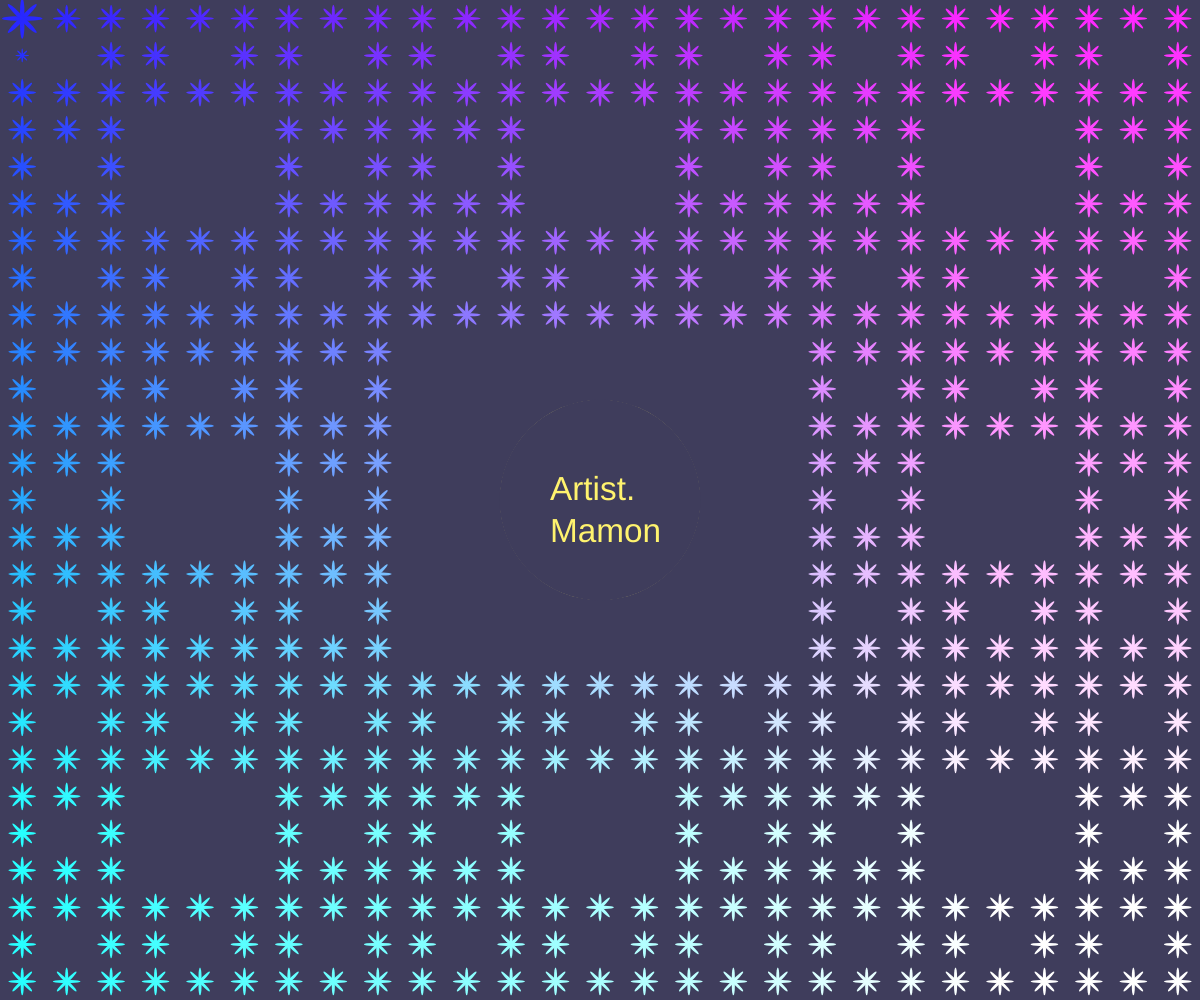
Frame 1 (no input)
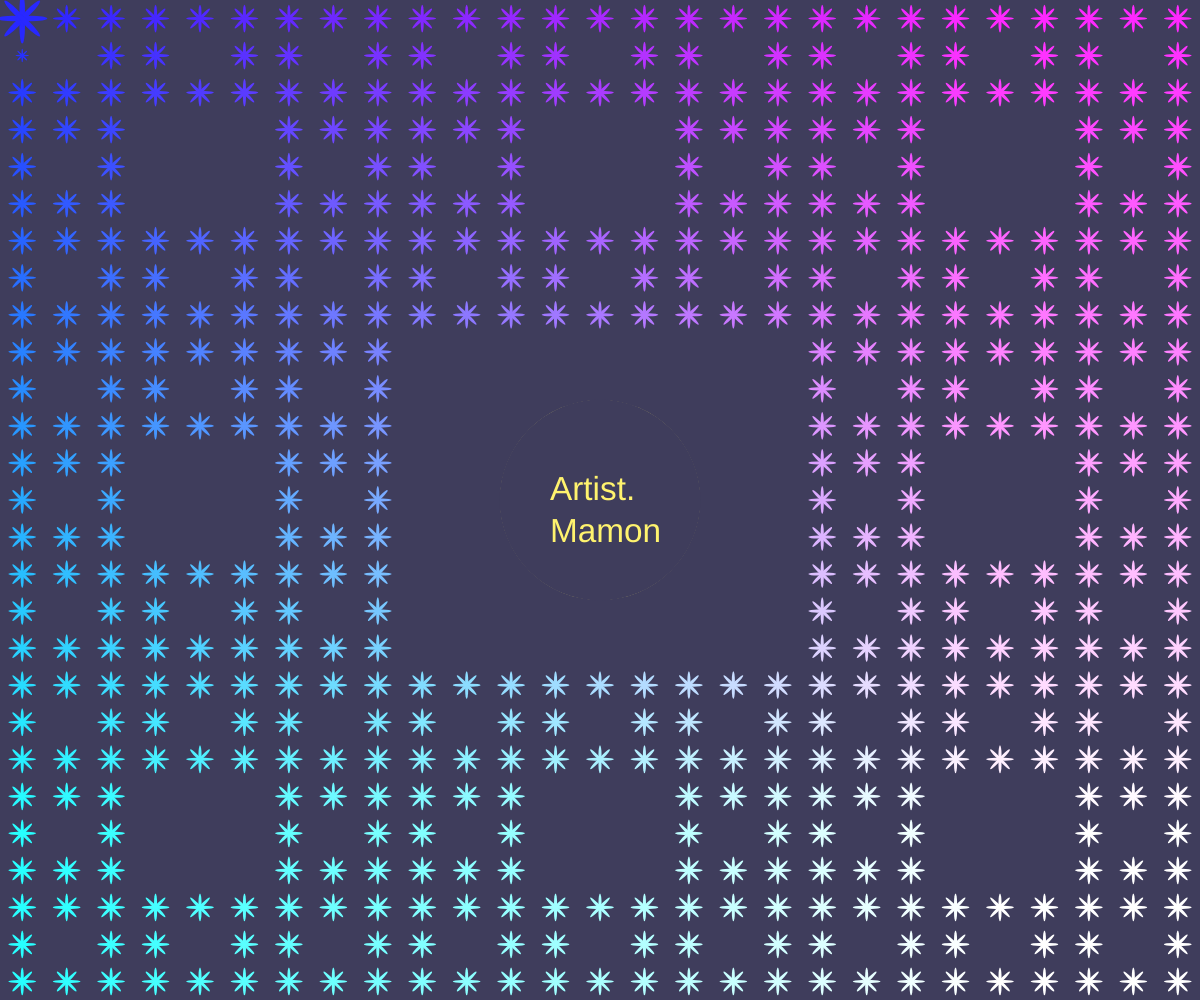
Frame 60 (no input)
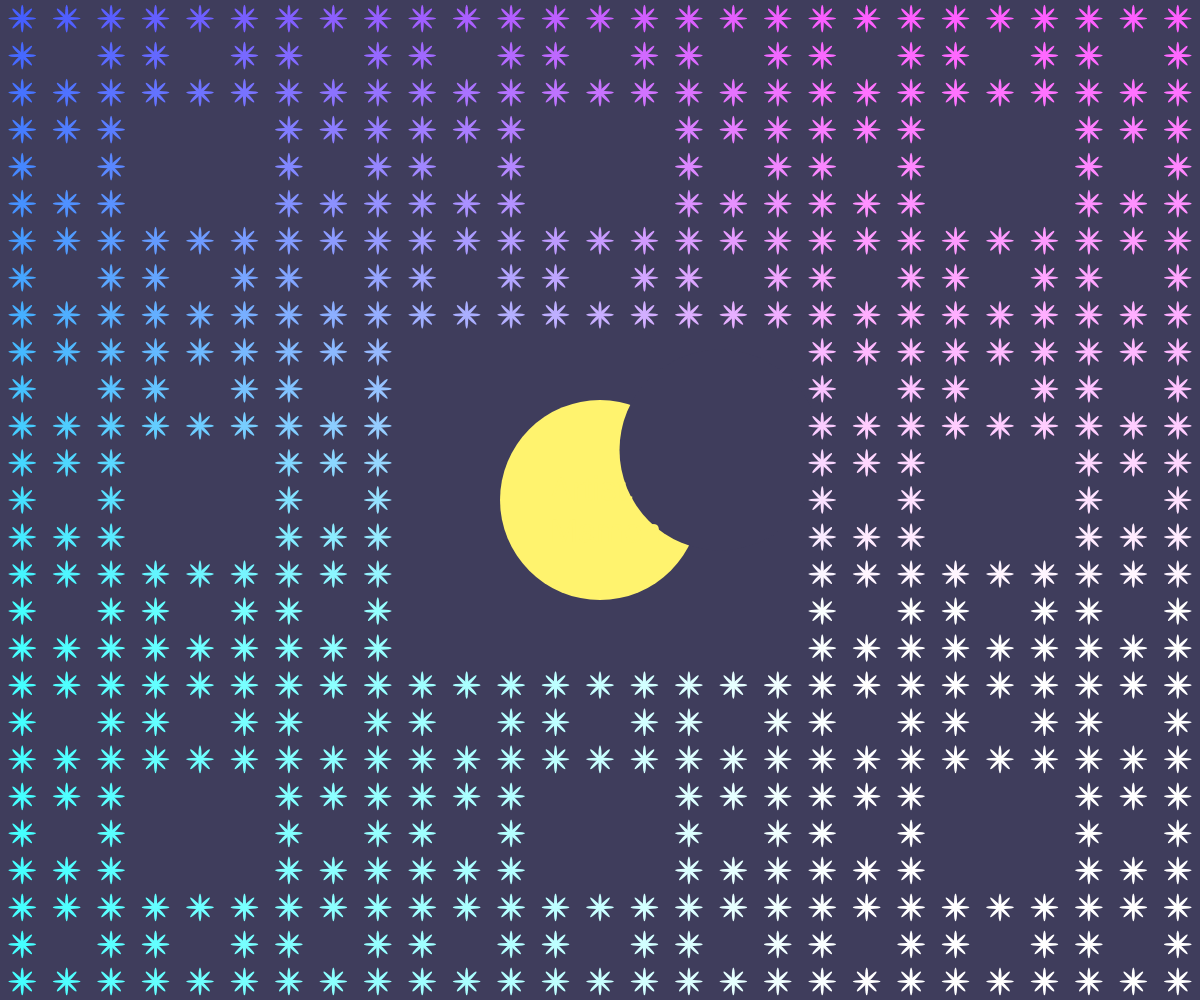
Frame 120 (the mouse pressed at the canvas centre since frame 60)

The p5.js sketch that drew these frames (run headless with seeded random() and noise() and a simulated clock; from frame 60 on, the mouse is pressed at the canvas centre):

// p5.js sketch
// ── sketch.js
/*size of fractal */
let numlist = [3, 9, 27, 81]; 
let numidx = 2;
let num;
/*color multiplication size for stars*/
let cdlist = [50, 30, 10, 3];
let cd;

/* width per a star */
let star_w;
let star_h;

/* map for star */
let starmap = [];

/* check that fractal size changed */
let updated = true;

let canvas_w;
let canvas_h;
let bg_color = [63, 61, 92];


function setup() {
  canvas_w = windowWidth;
  canvas_h = windowHeight;
  //full screen
  createCanvas(canvas_w, canvas_h);
  background(bg_color[0], bg_color[1], bg_color[2]);

  init(); //initializing starmap
  num = numlist[numidx];
  cd = cdlist[numidx];
}

function init() {
  //initialize starmap to 0
  for (let i = 0; i < 250; i++) {
    starmap.push([]);
    for (let j = 0; j < 250; j++) {
      starmap[i].push(0);
    }
  }
}


function draw() {
  
  let mx = mouseX;
  let my = mouseY;
  
  background(bg_color[0], bg_color[1], bg_color[2]);
  

  /* Fill Star Map*/
  if (updated) {
    
    for (let i = 0; i < 250; i++) {
      for (let j = 0; j < 250; j++) {
        starmap[i][j] = 0;
      }
    }
    cd = cdlist[numidx];
    fill_starmap(num, 0, 0);
    updated = false;
  }
  
  /*Drawing the moon*/
  push();
  draw_moon(canvas_w / 2, canvas_h / 2, min(canvas_w,canvas_h) / 5, min(canvas_h,canvas_w) / 5, (mx / canvas_w) * (canvas_w / 5) + canvas_w / 2, (canvas_h / 2) - (mx / canvas_w) * (canvas_h / 10))
  pop();
  
  /* Drawing the stars */
  draw_starmap(canvas_w / num, canvas_h / num, mx, my);
}

function fill_starmap(n, x, y) {
  
  /*
  Fill starmap following fractal shape.
  Create fractal using recursive
  */
  if (n === 1) {
    starmap[x][y] = 1;
    return;
  }

  let cur_size = n / 3;
  for (let i = 0; i < 3; i++) {
    for (let j = 0; j < 3; j++) {
      if (i !== 1 || j !== 1)
        fill_starmap(cur_size, x + (cur_size * i), y + (cur_size * j));
    }
  }

  return;
}

function draw_starmap(w, h, mx, my) {
  /*Draw stars using starmap*/
  fill(color(100, 100, 100));
  noStroke();
  
  //Check all element of starmap
  for (let i = 0; i < num; i++) {
    for (let j = 0; j < num; j++) {
      let x = i * w + w / 2;
      let y = j * h + h / 2;
      // If starmap[i][j] is 1, draw star
      if (starmap[i][j] === 1) {
          let c = [map(my,0,canvas_h,40,100)+i*cd,map(my,0,canvas_h,40,150)+j*cd,255];
        
          fill(c[0], c[1], c[2]);
          if (dist(x, y, mx, my) < 60) {
            draw_star(x, y, random(2, min(w, h)));
          } else {
            draw_star(x, y, min(w, h) / 2);
          }


      }
    }
  }
}


function keyPressed() {

  /*Change size of fractal */
  
  switch (keyCode) {
    case UP_ARROW:
      numidx++;
      break;
    case DOWN_ARROW:
      numidx--;
      break;
  }
  
  if(numidx > 3)
    numidx = 0;
  else if(numidx < 0 )
    numidx = 3;
  
  if(num !== numlist[numidx]){
    num = numlist[numidx];
    updated = true;
  }

}

function draw_star(x, y, size) {
  /*Draw star*/
  push();
  translate(x, y);
  noStroke();
  for (let i = 0; i < 8; i++) {
    //create a leave of star
    ellipse(0, size / 4, size / 6, size);
    rotate(PI / 4);
  }
  pop();
}

function draw_moon(x, y, w, h, vx, vy) {
  /*Drawing moon*/
  noStroke();
  fill(255, 243, 110);
  ellipse(x, y, w, h);

  /*Drawing Shadow of moon*/
  noStroke();
  fill(bg_color[0], bg_color[1], bg_color[2]);
  ellipse(vx, vy, w + 1, h + 1);
  
  /*Drawing text*/
  fill(255, 243, 110);
  textSize(w/6);
  text('Artist. \nMamon', x-w/4, y);
}
